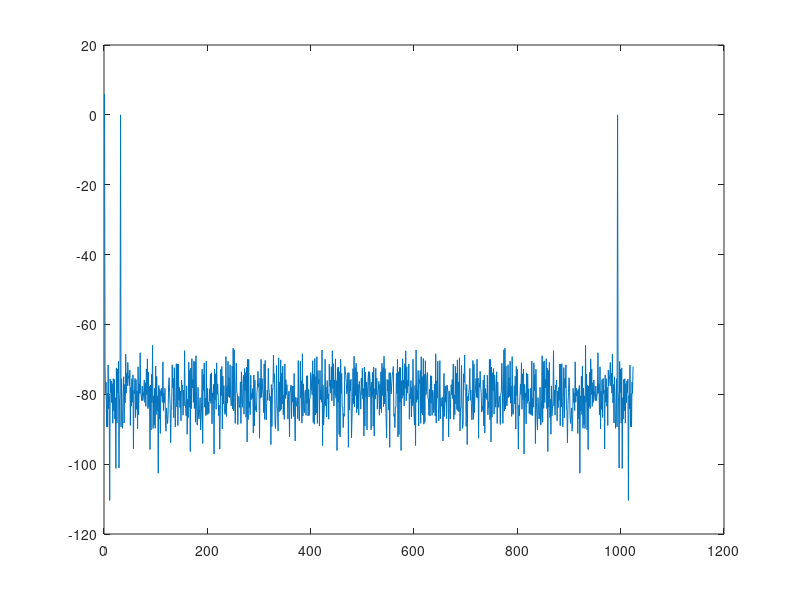
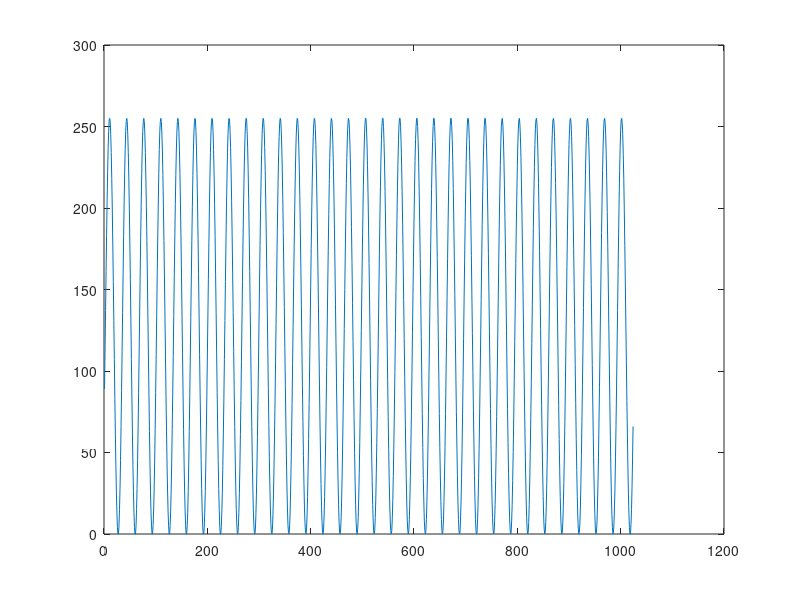

Here is the MATLAB script that generated these plots, in order:
s=csvread('data1.2M.csv');
vout=s(:,2)/1.8;

s=abs(fft(vout));

psig=s(32)^2+s(994)^2;
ptotal=sum(s.^2)-s(1)^2;
figure
plot(20*log10(s/s(32)));
figure
plot(vout);
sndr=10*log10(psig/(ptotal-psig));
ENOB = (sndr-1.76)/6.02;

s1=s;
s1(1)=0;
s1(32)=0;
s1(994)=0;
sfdr=20*log10(s(32)/max(s1));
        
